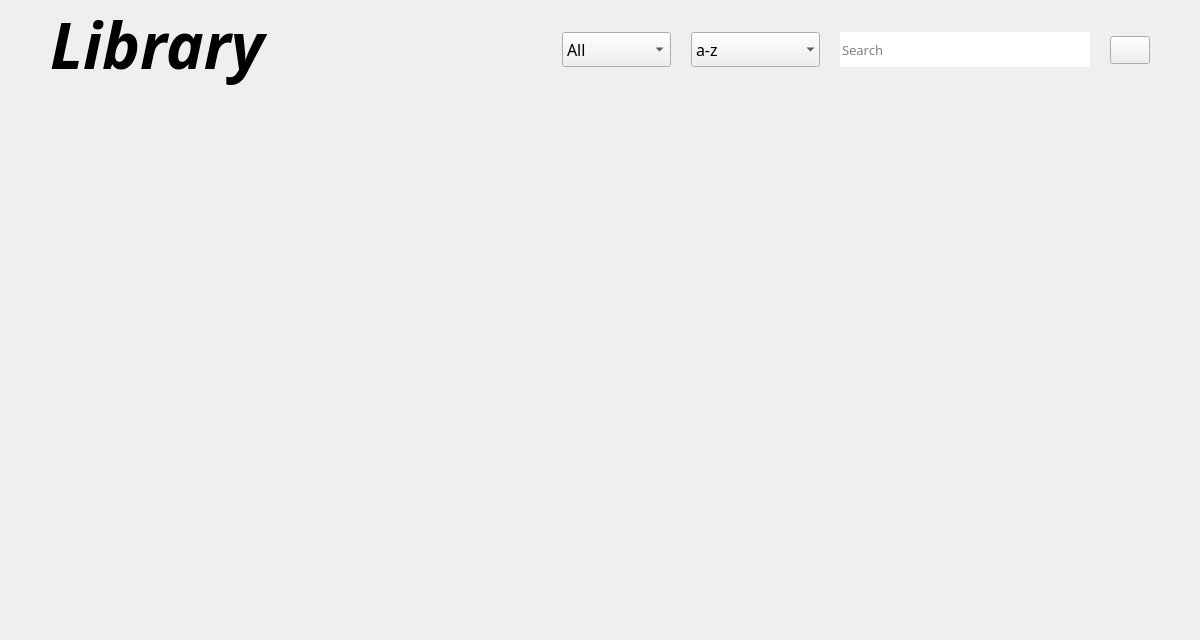
<?xml version="1.0" encoding="UTF-8"?>
<ui version="4.0">
 <class>Library</class>
 <widget class="QWidget" name="Library">
  <property name="geometry">
   <rect>
    <x>0</x>
    <y>0</y>
    <width>1200</width>
    <height>640</height>
   </rect>
  </property>
  <property name="minimumSize">
   <size>
    <width>1200</width>
    <height>640</height>
   </size>
  </property>
  <property name="cursor">
   <cursorShape>ArrowCursor</cursorShape>
  </property>
  <layout class="QGridLayout" name="gridLayout">
   <property name="leftMargin">
    <number>50</number>
   </property>
   <property name="topMargin">
    <number>0</number>
   </property>
   <property name="rightMargin">
    <number>50</number>
   </property>
   <property name="bottomMargin">
    <number>50</number>
   </property>
   <property name="spacing">
    <number>0</number>
   </property>
   <item row="2" column="0" colspan="3">
    <widget class="QScrollArea" name="scrollArea">
     <property name="frameShape">
      <enum>QFrame::NoFrame</enum>
     </property>
     <property name="frameShadow">
      <enum>QFrame::Plain</enum>
     </property>
     <property name="verticalScrollBarPolicy">
      <enum>Qt::ScrollBarAlwaysOff</enum>
     </property>
     <property name="widgetResizable">
      <bool>true</bool>
     </property>
     <widget class="QWidget" name="scrollAreaContent">
      <property name="geometry">
       <rect>
        <x>0</x>
        <y>0</y>
        <width>1100</width>
        <height>470</height>
       </rect>
      </property>
      <layout class="QGridLayout" name="gridLayout_2">
       <property name="leftMargin">
        <number>0</number>
       </property>
       <property name="topMargin">
        <number>0</number>
       </property>
       <property name="rightMargin">
        <number>0</number>
       </property>
       <property name="bottomMargin">
        <number>0</number>
       </property>
       <property name="spacing">
        <number>0</number>
       </property>
       <item row="0" column="3">
        <spacer name="horizontalSpacer_3">
         <property name="orientation">
          <enum>Qt::Horizontal</enum>
         </property>
         <property name="sizeHint" stdset="0">
          <size>
           <width>40</width>
           <height>20</height>
          </size>
         </property>
        </spacer>
       </item>
       <item row="0" column="1">
        <spacer name="horizontalSpacer_2">
         <property name="orientation">
          <enum>Qt::Horizontal</enum>
         </property>
         <property name="sizeHint" stdset="0">
          <size>
           <width>40</width>
           <height>20</height>
          </size>
         </property>
        </spacer>
       </item>
       <item row="0" column="2">
        <layout class="QGridLayout" name="book_shelf">
         <property name="topMargin">
          <number>20</number>
         </property>
         <property name="horizontalSpacing">
          <number>30</number>
         </property>
         <property name="verticalSpacing">
          <number>50</number>
         </property>
        </layout>
       </item>
      </layout>
     </widget>
    </widget>
   </item>
   <item row="0" column="1">
    <spacer name="horizontalSpacer">
     <property name="orientation">
      <enum>Qt::Horizontal</enum>
     </property>
     <property name="sizeHint" stdset="0">
      <size>
       <width>40</width>
       <height>20</height>
      </size>
     </property>
    </spacer>
   </item>
   <item row="0" column="0">
    <widget class="QLabel" name="lib_label">
     <property name="minimumSize">
      <size>
       <width>420</width>
       <height>120</height>
      </size>
     </property>
     <property name="maximumSize">
      <size>
       <width>420</width>
       <height>120</height>
      </size>
     </property>
     <property name="font">
      <font>
       <family>Helvetica Neue LT Black Ext</family>
       <pointsize>48</pointsize>
       <weight>75</weight>
       <italic>true</italic>
       <bold>true</bold>
      </font>
     </property>
     <property name="text">
      <string>Library</string>
     </property>
     <property name="alignment">
      <set>Qt::AlignLeading|Qt::AlignLeft|Qt::AlignTop</set>
     </property>
    </widget>
   </item>
   <item row="0" column="2">
    <layout class="QHBoxLayout" name="horizontalLayout_2">
     <property name="spacing">
      <number>20</number>
     </property>
     <property name="bottomMargin">
      <number>20</number>
     </property>
     <item>
      <widget class="QComboBox" name="genre_box">
       <property name="minimumSize">
        <size>
         <width>0</width>
         <height>35</height>
        </size>
       </property>
       <property name="font">
        <font>
         <family>Product Sans</family>
         <pointsize>12</pointsize>
        </font>
       </property>
       <item>
        <property name="text">
         <string>All</string>
        </property>
       </item>
       <item>
        <property name="text">
         <string>Fiction</string>
        </property>
       </item>
       <item>
        <property name="text">
         <string>Thriller</string>
        </property>
       </item>
       <item>
        <property name="text">
         <string>Fantasy</string>
        </property>
       </item>
       <item>
        <property name="text">
         <string>Romance</string>
        </property>
       </item>
       <item>
        <property name="text">
         <string>Biography</string>
        </property>
       </item>
       <item>
        <property name="text">
         <string>Comedy</string>
        </property>
       </item>
       <item>
        <property name="text">
         <string>Horror</string>
        </property>
       </item>
       <item>
        <property name="text">
         <string>Adventure</string>
        </property>
       </item>
      </widget>
     </item>
     <item>
      <widget class="QComboBox" name="sort_box">
       <property name="minimumSize">
        <size>
         <width>0</width>
         <height>35</height>
        </size>
       </property>
       <property name="font">
        <font>
         <family>Product Sans</family>
         <pointsize>12</pointsize>
        </font>
       </property>
       <property name="frame">
        <bool>false</bool>
       </property>
       <item>
        <property name="text">
         <string>a-z</string>
        </property>
       </item>
       <item>
        <property name="text">
         <string>z-a</string>
        </property>
       </item>
       <item>
        <property name="text">
         <string>Rating (most)</string>
        </property>
       </item>
       <item>
        <property name="text">
         <string>Rating (least)</string>
        </property>
       </item>
      </widget>
     </item>
     <item>
      <widget class="QLineEdit" name="search_bar">
       <property name="minimumSize">
        <size>
         <width>250</width>
         <height>35</height>
        </size>
       </property>
       <property name="font">
        <font>
         <family>Product Sans</family>
         <pointsize>10</pointsize>
        </font>
       </property>
       <property name="text">
        <string/>
       </property>
       <property name="frame">
        <bool>false</bool>
       </property>
       <property name="placeholderText">
        <string>Search</string>
       </property>
      </widget>
     </item>
     <item>
      <widget class="QPushButton" name="search_btn">
       <property name="sizePolicy">
        <sizepolicy hsizetype="Fixed" vsizetype="Fixed">
         <horstretch>0</horstretch>
         <verstretch>0</verstretch>
        </sizepolicy>
       </property>
       <property name="minimumSize">
        <size>
         <width>28</width>
         <height>28</height>
        </size>
       </property>
       <property name="cursor">
        <cursorShape>PointingHandCursor</cursorShape>
       </property>
       <property name="text">
        <string/>
       </property>
       <property name="icon">
        <iconset>
         <normalon>:/Image/img/search.png</normalon>
        </iconset>
       </property>
       <property name="iconSize">
        <size>
         <width>28</width>
         <height>28</height>
        </size>
       </property>
      </widget>
     </item>
    </layout>
   </item>
  </layout>
 </widget>
 <tabstops>
  <tabstop>genre_box</tabstop>
  <tabstop>sort_box</tabstop>
  <tabstop>search_bar</tabstop>
  <tabstop>search_btn</tabstop>
  <tabstop>scrollArea</tabstop>
 </tabstops>
 <resources>
  <include location="../rsrc.qrc"/>
 </resources>
 <connections/>
</ui>
